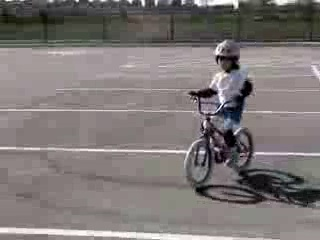
#> input picture SIAT API Server/python/frame/frame38.jpg, 320 x 240 px, given in place of 1.avi, which was not available
$ python main.py
#> lines starting #> are read from the running program, lines starting #| are printed output that depends on the picture; after the words box and inside, x2 and y2 are one past the last pixel; in counts of white or black regions, pixels touching at a corner belong together; pictures that were not available may be replaced by others from this repository, and a replacement may not be noted
import numpy as np
import cv2

WIDTH = 128   # has a great influence on the result


def video2image(path):
    # Opens the Video file
#> called with path = '1.avi'
    cap = cv2.VideoCapture(path)
    i = 1
    while (cap.isOpened()):
        ret, frame = cap.read()
#> frame is the input picture: shape (240, 320, 3); mean B, G, R 118.3, 119.4, 125.8
        if ret == False:
            break
        # cv2.imwrite('frame/frame' + str(i) + '.jpg', frame)
        i += 1
        saliency(frame, i)

    cap.release()
    cv2.destroyAllWindows()


def saliency(frame, counter):
#> called with counter = 2
    img = cv2.imread('frame/frame0.jpg', 0)
#> img: shape (240, 320); min 0, max 255, mean 121.2
    img = cv2.resize(img, (WIDTH, int(WIDTH * img.shape[0] / img.shape[1])))
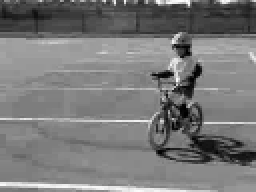
#> img: shape (96, 128) (shown 2 times larger); min 0, max 254, mean 121
    eps = 1e-7

    c = cv2.dft(np.float32(img), flags=cv2.DFT_COMPLEX_OUTPUT)
    mag = np.sqrt(c[:,:,0]**2 + c[:,:,1]**2)
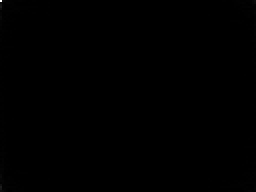
#> mag: shape (96, 128) float32 (shown 2 times larger); min 6.32, max 1487188, mean 1945.8; drawn with min black and max white
    spectralResidual = np.exp(np.log(mag) - cv2.boxFilter(np.log(mag), -1, (3, 3)))

    c[:, :, 0] = c[:, :, 0] * spectralResidual / mag
    c[:, :, 1] = c[:, :, 1] * spectralResidual / mag
    c = cv2.dft(c, flags=(cv2.DFT_INVERSE | cv2.DFT_SCALE))
    mag = c[:,:,0]**2 + c[:,:,1]**2
    cv2.normalize(cv2.GaussianBlur(mag, (9, 9), 3, 3), mag, 0., 1., cv2.NORM_MINMAX)
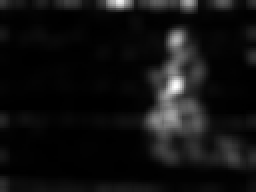
#> mag: shape (96, 128) float32 (shown 2 times larger); min -9.47e-11, max 1, mean 0.0692; drawn with min black and max white

    cv2.imwrite('frame/frame' + str(counter) + '.jpg', mag)
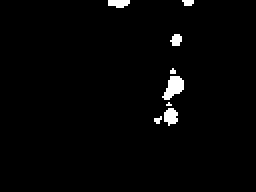
#> saved as frame2.jpg: shape (96, 128) (shown 2 times larger); values 0 (black) and 1 (white), 1.8% white; 8 white regions (4 under 20 px), largest, box (x1, y1, x2, y2) and area: (81, 38, 92, 50) 81, (82, 54, 89, 63) 47, (54, 0, 65, 4) 36, (85, 17, 91, 23) 27
    (hist, _) = np.histogram(mag, bins=np.arange(0, 255), range=(0, 30))
#> hist = 254 values, max 12287 at index 0, min 0 at index 1, mean 48.37

    # normalize the histogram
    hist = hist.astype("float")
    hist /= (hist.sum() + eps)
#> hist = 254 values, max 1 at index 0, min 0 at index 1, mean 0.00394

    return hist


if __name__ == '__main__':
    video_path = "1.avi"
    video2image(video_path)
